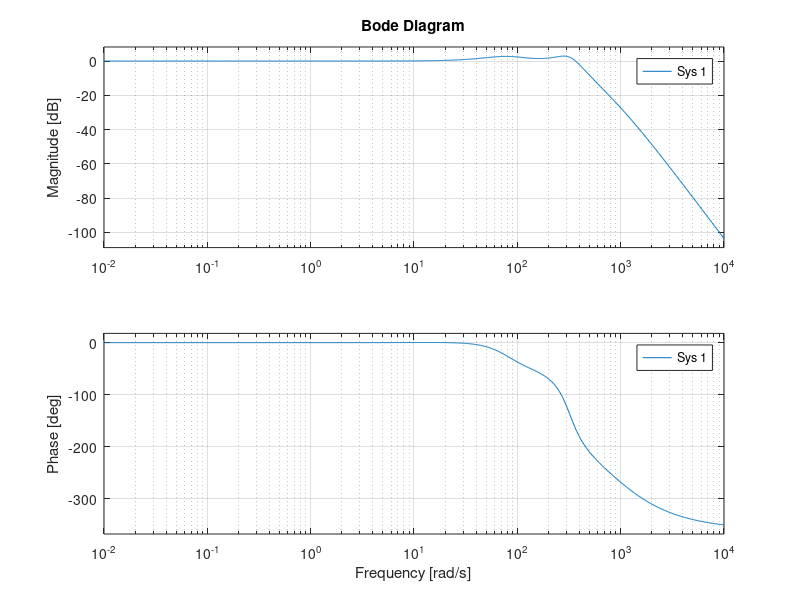

Recreate this plot in MATLAB.
clc, clear
close all

K = 355.1054;
taue = 0.001668255197954;
taum = 2.196498493001917;

G_model = tf(K, [taue * taum taue + taum 1 0]);

T = 1 / (10 * 2 * pi) / 10; 
Inertial = tf(1, [T, 1]);

fre = 30 * 2 * pi;
m = sin((20) / 180 * pi);
alpha = (1 - m) / (1 + m);
tau = 1 / (sqrt(alpha) * fre);
T = alpha * tau;
G_advance1 = tf([tau, 1], [T, 1]);

fre = 30 * 2 * pi;
m = sin((15) / 180 * pi);
alpha = (1 - m) / (1 + m);
tau = 1 / (sqrt(alpha) * fre);
T = alpha * tau;
G_advance2 = tf([tau, 1], [T, 1]);

fre = 30 * 2 * pi;
m = sin((10) / 180 * pi);
alpha = (1 - m) / (1 + m);
tau = 1 / (sqrt(alpha) * fre);
T = alpha * tau;
G_advance3 = tf([tau, 1], [T, 1]);

alpha = 3;
fre = 0.2 * 2 * pi;
tau = 1 / (sqrt(alpha * fre));
G_later1 = tf([tau, 1], [alpha * tau, 1]);

alpha = 3;
fre = 0.5 * 2 * pi;
tau = 1 / (sqrt(alpha * fre));
G_later2 = tf([tau, 1], [alpha * tau, 1]);

alpha = 3;
fre = 1 * 2 * pi;
tau = 1 / (sqrt(alpha * fre));
G_later3 = tf([tau, 1], [alpha * tau, 1]);

gain = 27 * 53.0884;

G = G_model * Inertial * G_advance1 * G_advance2 * G_advance3 * G_advance1 * G_advance1 * G_later1 * G_later2 * G_later3 * gain;

margin(G);
grid on

bode(G / (1 + G));
grid on

frequence = linspace(1, 10, 10) * 2 * pi;
[mag, phi] = bode(G / (1 + G), frequence);
mag = reshape(mag, [10, 1]);
phi = reshape(phi, [10, 1]);
